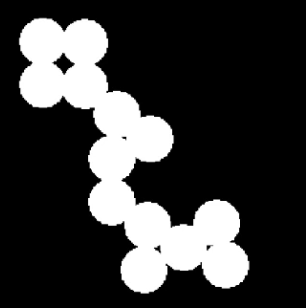
#> input picture sheet2/Test_Images/many_circles.png, 306 x 308 px, found by its file name
$ python sheet2_problem3.py
#> lines starting #> are read from the running program, lines starting #| are printed output that depends on the picture; after the words box and inside, x2 and y2 are one past the last pixel; in counts of white or black regions, pixels touching at a corner belong together
import numpy as np
import math
import scipy
import cv2
import matplotlib.pyplot as plt
from mpl_toolkits.mplot3d import Axes3D
import skimage as ski
import time

#---------------------------------------------------------------------------------------------------
# functions

def plot_image_to_3D(plot_3d):

    plot_3d = np.asarray(plot_3d)

    x = np.linspace(0, plot_3d.shape[1]-1, plot_3d.shape[1])
    y = np.linspace(0, plot_3d.shape[0]-1, plot_3d.shape[0])
    X, Y = np.meshgrid(x , y)

    _, ax = plt.subplots(subplot_kw={"projection": "3d"})
    ax.plot_surface(X, Y, plot_3d, cmap=plt.cm.Blues, linewidth=0)

#---------------------------------------------------------------------------------------------------
# globals


#---------------------------------------------------------------------------------------------------
# images

img = cv2.imread(R'sheet2\Test_Images\many_circles.png', 0)
#> img is the input picture: shape (308, 306); min 0, max 255, mean 58.3
_, img = cv2.threshold(img, 127, 255, cv2.THRESH_BINARY)
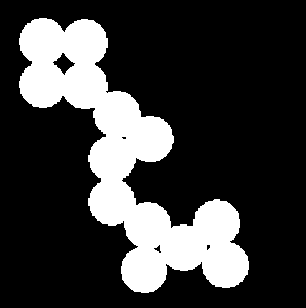
#> img: shape (308, 306); 22.8% white; 1 white region, box (x1, y1, x2, y2) and area: (19, 18, 249, 293) 21527

#---------------------------------------------------------------------------------------------------
# main
def watershed_full(img, switch):
#> called with switch = 0
    dmap = cv2.distanceTransform(img, cv2.DIST_L2, 3)
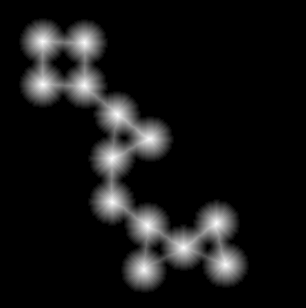
#> dmap: shape (308, 306) float32; min 0, max 22.86, mean 2; drawn with min black and max white
    local_max = ski.feature.peak_local_max(dmap, min_distance=10)
#> local_max = 13 rows, first 8: [41, 42], [42, 84], [84, 42], [114, 117], [223, 216], [225, 147], [202, 112], [85, 84]

    seed = np.zeros_like(img)
    seed[tuple(local_max.T)] = 255
    flood_area = cv2.subtract(img, seed)
#> flood_area: shape (308, 306); 22.8% white; 1 white region, box (x1, y1, x2, y2) and area: (19, 18, 249, 293) 21514

    _, labels = cv2.connectedComponents(seed)
    labels = labels + 1

    labels[flood_area==255] = 0

    labels = np.int32(labels)
    img = cv2.merge((img, np.zeros_like(img), np.zeros_like(img)))
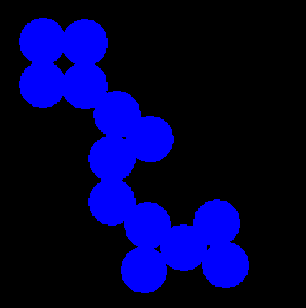
#> img: shape (308, 306, 3); mean of channels 0, 1, 2 58.2, 0, 0; drawn as B, G, R

    watershed = cv2.watershed(img, labels)
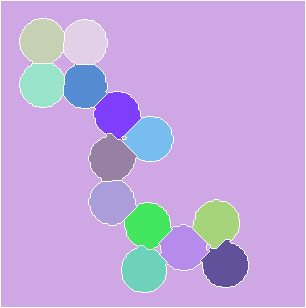
#> watershed: shape (308, 306) int32; 15 distinct labels, from -1 to 14; one colour per label, 0 black, -1 white
    seg_img = (watershed/watershed.max()) * 255
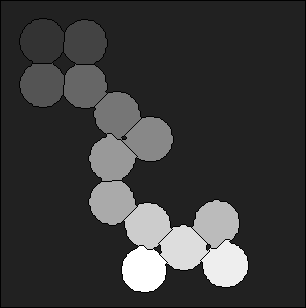
#> seg_img: shape (308, 306) float64; min -18.21, max 255, mean 44.4; drawn with min black and max white
    seg_img = np.uint8(seg_img)
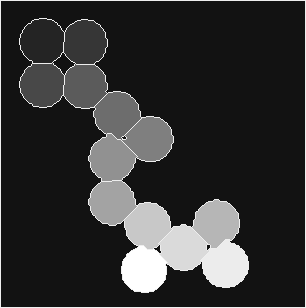
#> seg_img: shape (308, 306); min 18, max 255, mean 51.3
    if switch==0:
        return seg_img
    elif switch==1:
        return watershed.astype(np.int32)


#---------------------------------------------------------------------------------------------------
# output

segmented_img_uint8 = watershed_full(img, 0)
segmented_img_int32 = watershed_full(img, 1)

cv2.imshow('Watershed', segmented_img_uint8)
cv2.imshow('Orginal', img)

#plot_image_to_3D(segmented_img_int32)

plt.figure()
plt.imshow(segmented_img_int32)
plt.show()

#plot_image_to_3D(labels)


#---------------------------------------------------------------------------------------------------
# main-end

plt.show()
print('La fin')
cv2.waitKey(0)

$ run again, with sheet2/Test_Images/overlapping_circles.png copied over sheet2/Test_Images/many_circles.png
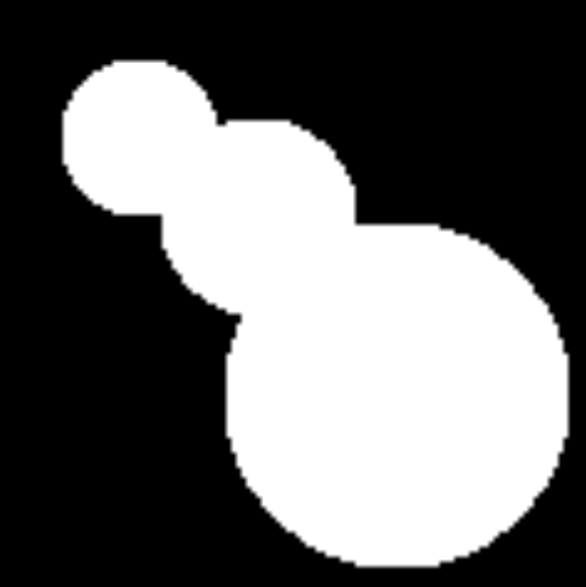
#> input picture sheet2/Test_Images/overlapping_circles.png, 586 x 587 px, found by its file name
#> img is the input picture: shape (587, 586); min 0, max 255, mean 101.9
#> in watershed_full, `dmap = cv2.distanceTransform(img, cv2.DIST_L2, 3)`:
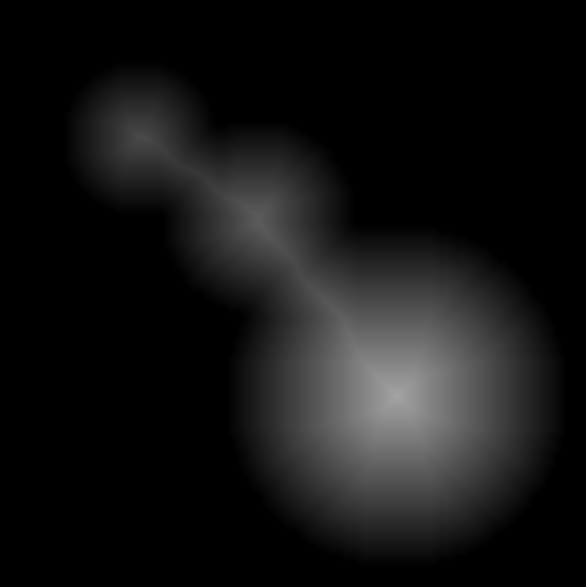
#> dmap: shape (587, 586) float32; min 0, max 163.3, mean 20.3
#> local_max = [[395, 397], [216, 258], [137, 140]]
#> flood_area: shape (587, 586); 40% white; 1 white region, box (x1, y1, x2, y2) and area: (63, 61, 568, 567) 137509
#> watershed: shape (587, 586) int32; 5 distinct labels, from -1 to 4
#> in watershed_full, `seg_img = np.uint8(seg_img)`:
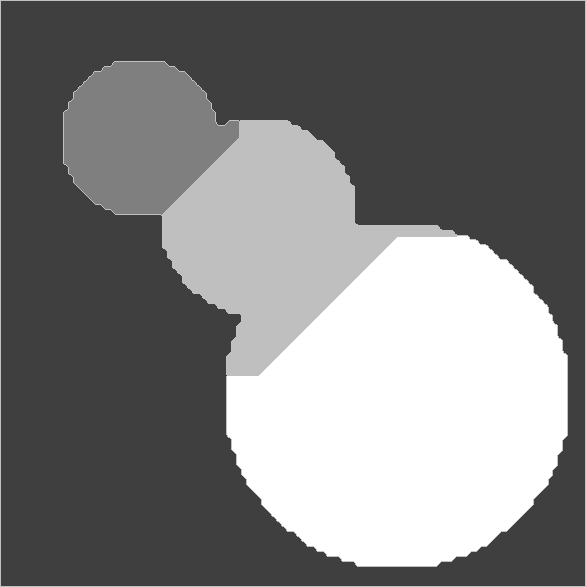
#> seg_img: shape (587, 586); min 63, max 255, mean 126.8

$ run again, with sheet2/Test_Images/same_circles.png copied over sheet2/Test_Images/many_circles.png
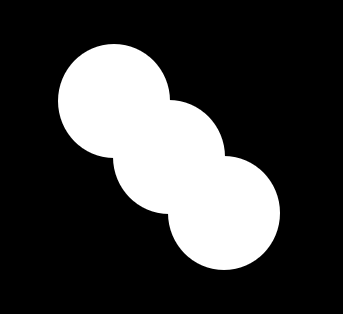
#> input picture sheet2/Test_Images/same_circles.png, 343 x 314 px, found by its file name
#> img is the input picture: shape (314, 343); min 0, max 255, mean 62
#> local_max = [[101, 114], [157, 169], [211, 223]]
#> flood_area: shape (314, 343); 24.3% white; 1 white region, box (x1, y1, x2, y2) and area: (58, 44, 280, 270) 26192
#> in watershed_full, `watershed = cv2.watershed(img, labels)`:
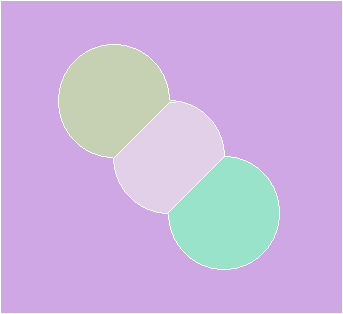
#> watershed: shape (314, 343) int32; 5 distinct labels, from -1 to 4; one colour per label, 0 black, -1 white
#> in watershed_full, `seg_img = np.uint8(seg_img)`:
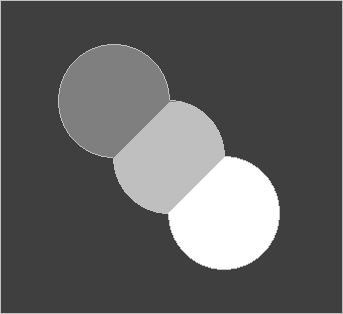
#> seg_img: shape (314, 343); min 63, max 255, mean 95.7

$ run again, with sheet2/Test_Images/tow_circles.png copied over sheet2/Test_Images/many_circles.png
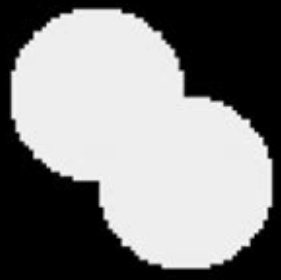
#> input picture sheet2/Test_Images/tow_circles.png, 281 x 280 px, found by its file name
#> img is the input picture: shape (280, 281); min 0, max 254, mean 132.4
#> in watershed_full, `dmap = cv2.distanceTransform(img, cv2.DIST_L2, 3)`:
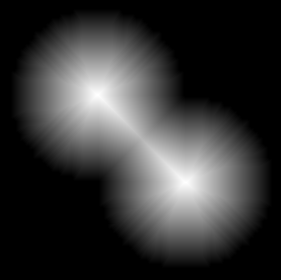
#> dmap: shape (280, 281) float32; min 0, max 82.13, mean 17.4; drawn with min black and max white
#> local_max = [[94, 97], [182, 185]]
#> flood_area: shape (280, 281); 55.4% white; 3 black regions (2 under 20 px), largest, box (x1, y1, x2, y2) and area: (0, 0, 281, 280) 35081
#> watershed: shape (280, 281) int32; 4 distinct labels, from -1 to 3
#> in watershed_full, `seg_img = np.uint8(seg_img)`:
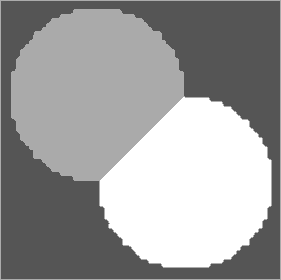
#> seg_img: shape (280, 281); min 85, max 255, mean 156.4
